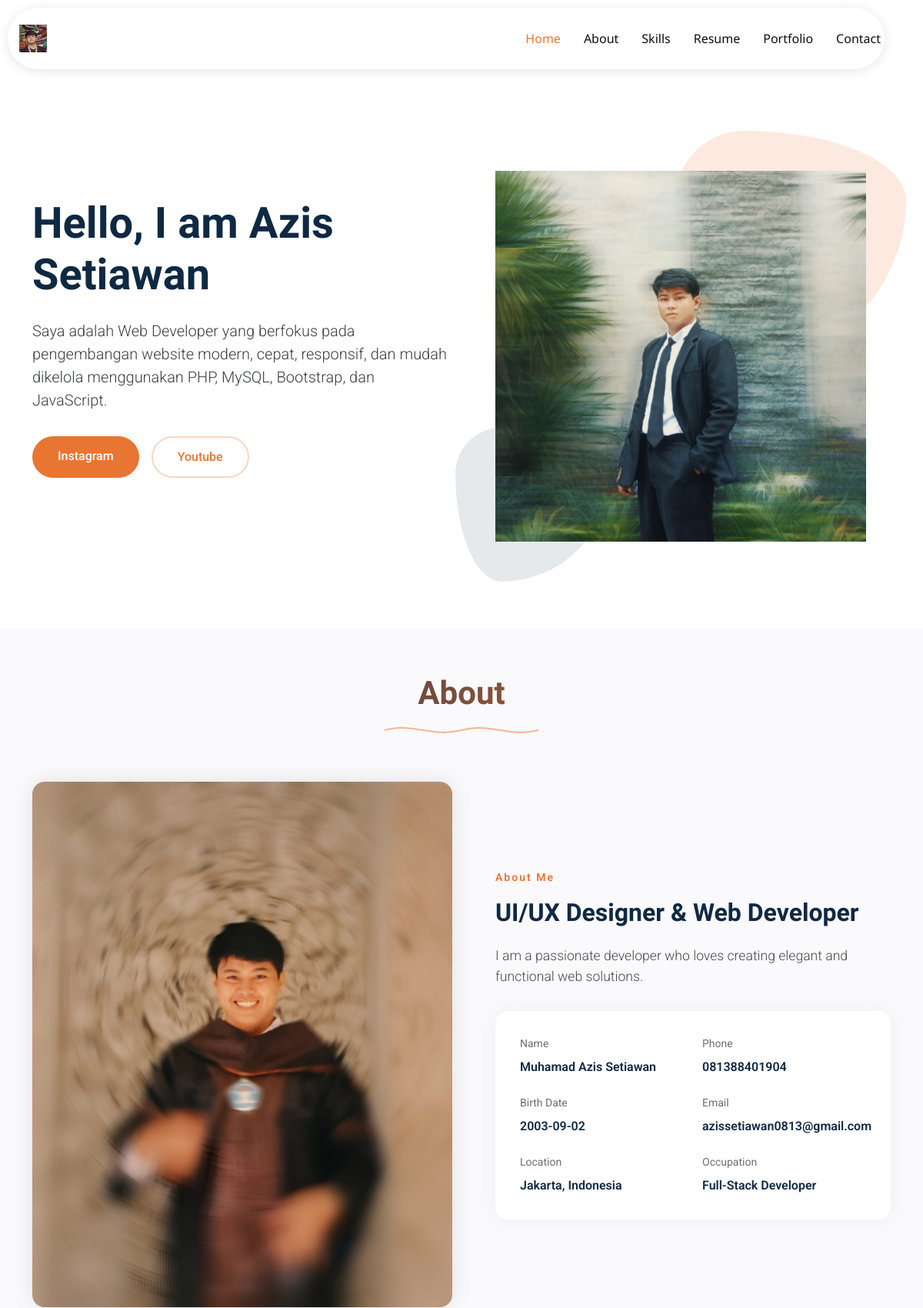
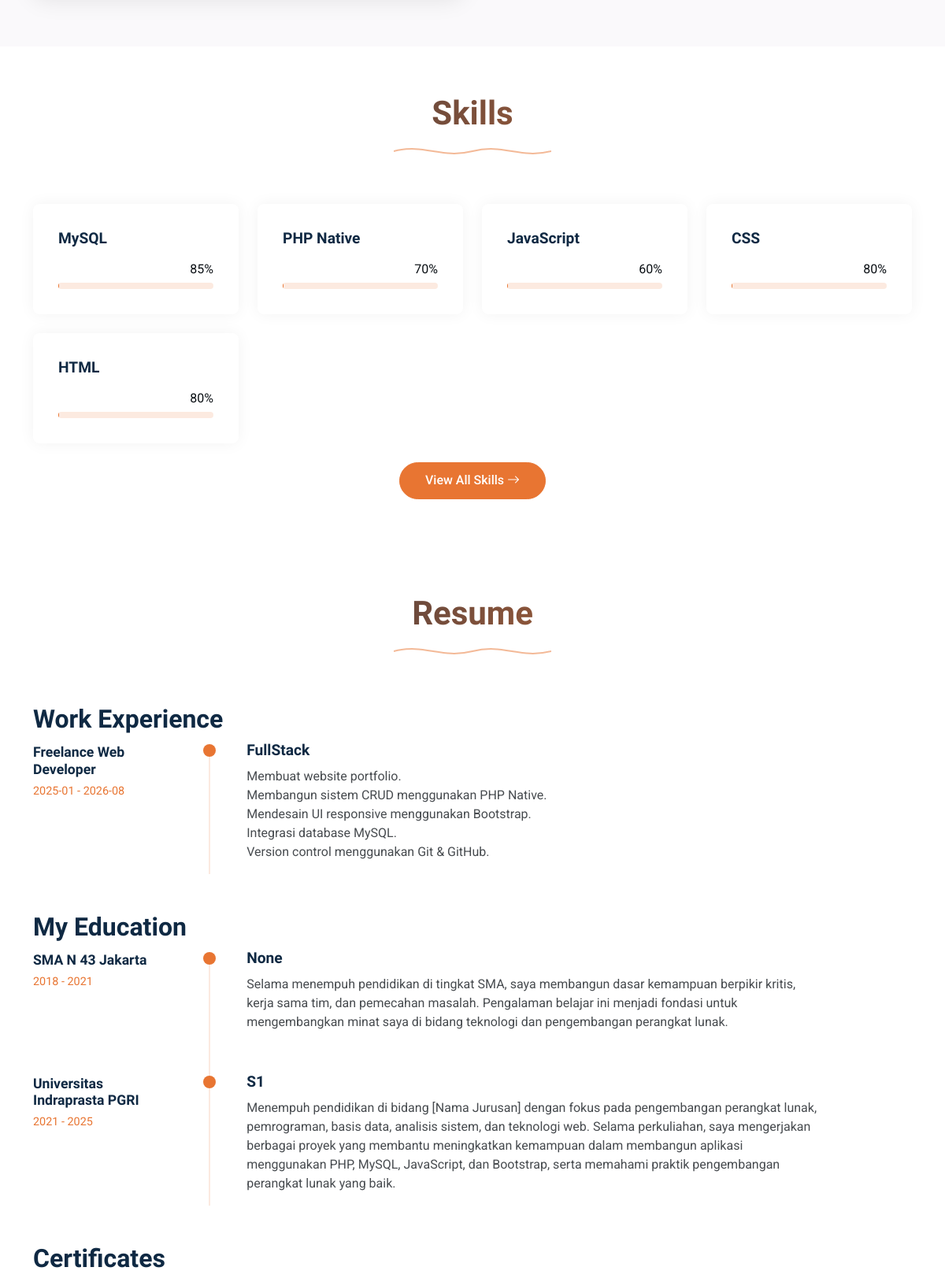
The page / (upper part) on the database its author committed (2 pictures, top to bottom).
### tables this page shows
CREATE TABLE `settings` (
  `id` bigint(20) UNSIGNED NOT NULL,
  `website_name` varchar(150) DEFAULT NULL,
  `logo` varchar(255) DEFAULT NULL,
  `favicon` varchar(255) DEFAULT NULL,
  `owner_name` varchar(150) DEFAULT NULL,
  `owner_profession` varchar(150) DEFAULT NULL,
  `owner_photo` varchar(255) DEFAULT NULL,
  `email` varchar(150) DEFAULT NULL,
  `phone` varchar(50) DEFAULT NULL,
  `address` varchar(255) DEFAULT NULL,
  `github` varchar(255) DEFAULT NULL,
  `linkedin` varchar(255) DEFAULT NULL,
  `instagram` varchar(255) DEFAULT NULL,
  `facebook` varchar(255) DEFAULT NULL,
  `x` varchar(255) DEFAULT NULL,
  `youtube` varchar(255) DEFAULT NULL,
  `meta_title` varchar(200) DEFAULT NULL,
  `meta_description` varchar(500) DEFAULT NULL,
  `google_verification` varchar(255) DEFAULT NULL,
  `default_dark_mode` tinyint(1) DEFAULT 0,
  `maintenance_mode` tinyint(1) DEFAULT 0,
  `created_at` timestamp NOT NULL DEFAULT current_timestamp(),
  `updated_at` timestamp NOT NULL DEFAULT current_timestamp() ON UPDATE current_timestamp()
);

CREATE TABLE `hero` (
  `id` bigint(20) UNSIGNED NOT NULL,
  `greeting` varchar(150) DEFAULT NULL,
  `title` varchar(200) DEFAULT NULL,
  `profession` varchar(150) DEFAULT NULL,
  `description` text DEFAULT NULL,
  `hero_image` varchar(255) DEFAULT NULL,
  `button1_text` varchar(100) DEFAULT NULL,
  `button1_link` varchar(255) DEFAULT NULL,
  `button2_text` varchar(100) DEFAULT NULL,
  `button2_link` varchar(255) DEFAULT NULL,
  `created_at` timestamp NOT NULL DEFAULT current_timestamp(),
  `updated_at` timestamp NOT NULL DEFAULT current_timestamp() ON UPDATE current_timestamp()
);

CREATE TABLE `about` (
  `id` bigint(20) UNSIGNED NOT NULL,
  `photo` varchar(255) DEFAULT NULL,
  `title` varchar(200) DEFAULT NULL,
  `description` text DEFAULT NULL,
  `birth_date` varchar(50) DEFAULT NULL,
  `location` varchar(150) DEFAULT NULL,
  `email` varchar(150) DEFAULT NULL,
  `phone` varchar(50) DEFAULT NULL,
  `created_at` timestamp NOT NULL DEFAULT current_timestamp(),
  `updated_at` timestamp NOT NULL DEFAULT current_timestamp() ON UPDATE current_timestamp()
);

CREATE TABLE `skills` (
  `id` bigint(20) UNSIGNED NOT NULL,
  `name` varchar(150) NOT NULL,
  `percentage` int(11) NOT NULL DEFAULT 0,
  `sort_order` int(11) DEFAULT 0,
  `created_at` timestamp NOT NULL DEFAULT current_timestamp(),
  `updated_at` timestamp NOT NULL DEFAULT current_timestamp() ON UPDATE current_timestamp()
);

CREATE TABLE `experience` (
  `id` bigint(20) UNSIGNED NOT NULL,
  `company` varchar(255) NOT NULL,
  `position` varchar(200) NOT NULL,
  `start_date` varchar(50) DEFAULT NULL,
  `end_date` varchar(50) DEFAULT NULL,
  `description` text DEFAULT NULL,
  `sort_order` int(11) DEFAULT 0,
  `created_at` timestamp NOT NULL DEFAULT current_timestamp(),
  `updated_at` timestamp NOT NULL DEFAULT current_timestamp() ON UPDATE current_timestamp()
);

CREATE TABLE `education` (
  `id` bigint(20) UNSIGNED NOT NULL,
  `institution` varchar(255) NOT NULL,
  `degree` varchar(200) NOT NULL,
  `start_year` varchar(20) DEFAULT NULL,
  `end_year` varchar(20) DEFAULT NULL,
  `description` text DEFAULT NULL,
  `sort_order` int(11) DEFAULT 0,
  `created_at` timestamp NOT NULL DEFAULT current_timestamp(),
  `updated_at` timestamp NOT NULL DEFAULT current_timestamp() ON UPDATE current_timestamp()
);

### index.php (the view, shortened to what the rows shown need)
<?php
require_once __DIR__ . '/includes/functions.php';
$pdo = db();
$hero = $pdo->query('SELECT * FROM hero WHERE id = 1 LIMIT 1')->fetch();
$about = $pdo->query('SELECT * FROM about WHERE id = 1 LIMIT 1')->fetch();
$educations = $pdo->query('SELECT * FROM education ORDER BY sort_order ASC, id DESC')->fetchAll();
$experiences = $pdo->query('SELECT * FROM experience ORDER BY sort_order ASC, id DESC')->fetchAll();
$skills = $pdo->query('SELECT * FROM skills ORDER BY sort_order ASC, id DESC')->fetchAll();
$certificates = $pdo->query('SELECT * FROM certificates ORDER BY sort_order ASC, id DESC')->fetchAll();
?>
<!DOCTYPE html>
<html lang="en">
<head>
    <link href="assets/vendor/bootstrap/css/bootstrap.min.css" rel="stylesheet">
    <link href="assets/vendor/bootstrap-icons/bootstrap-icons.css" rel="stylesheet">
    <link href="assets/vendor/aos/aos.css" rel="stylesheet">
    <link href="assets/vendor/glightbox/css/glightbox.min.css" rel="stylesheet">
    <link href="assets/vendor/swiper/swiper-bundle.min.css" rel="stylesheet">
    <link href="assets/css/main.css" rel="stylesheet">
</head>
<body class="index-page">
    <?php include __DIR__ . '/includes/navbar.php'; ?>
    <main class="main">
        <section id="hero" class="hero section">
            <div class="container" data-aos="fade-up" data-aos-delay="100">
                <div class="row align-items-center content">
                    <div class="col-lg-6" data-aos="fade-up" data-aos-delay="200">
                        <h2><?= e($hero['greeting'] ?? '') ?> <?= e($hero['title'] ?? '') ?></h2>
                        <p class="lead"><?= nl2br(e($hero['description'] ?? '')) ?></p>
                        <div class="cta-buttons" data-aos="fade-up" data-aos-delay="300">
                            <?php if (!empty($hero['button1_text'])): ?>
                            <a href="<?= e($hero['button1_link'] ?: '#portfolio') ?>"
                                class="btn btn-primary"><?= e($hero['button1_text']) ?></a>
                            <?php endif; ?>
                            <?php if (!empty($hero['button2_text'])): ?>
                            <a href="<?= e($hero['button2_link'] ?: '#contact') ?>"
                                class="btn btn-outline"><?= e($hero['button2_text']) ?></a>
                            <?php endif; ?>
                        </div>
                    </div>
                    <div class="col-lg-6">
                        <div class="hero-image">
                            <img src="<?= !empty($hero['hero_image']) ? url('uploads/hero/' . $hero['hero_image']) : (($settings['owner_photo'] ?? '') ? url('uploads/profile/' . $settings['owner_photo']) : 'assets/img/profile/profile-1.webp') ?>"
                                alt="Portfolio Hero Image" class="img-fluid" data-aos="zoom-out" data-aos-delay="300">
                        </div>
                    </div>
                </div>
            </div>
        </section>
        <section id="about" class="about section light-background">
            <div class="container section-title" data-aos="fade-up">
                <h2>About</h2>
            </div>
            <div class="container" data-aos="fade-up" data-aos-delay="100">
                <div class="row align-items-center">
                    <div class="col-lg-6 position-relative" data-aos="fade-right" data-aos-delay="200">
                        <div class="about-image">
                            <img src="<?= !empty($about['photo']) ? url('uploads/about/' . $about['photo']) : 'assets/img/profile/profile-square-2.webp' ?>"
                                alt="Profile Image" class="img-fluid rounded-4">
                        </div>
                    </div>
                    <div class="col-lg-6" data-aos="fade-left" data-aos-delay="300">
                        <div class="about-content">
                            <span class="subtitle">About Me</span>
                            <h2><?= e($about['title'] ?? '') ?></h2>
                            <p class="lead mb-4"><?= nl2br(e($about['description'] ?? '')) ?></p>
                            <div class="personal-info">
                                <div class="row g-4">
                                    <?php if (!empty($settings['owner_name'])): ?>
                                    <div class="col-6">
                                        <div class="info-item">
                                            <span class="label">Name</span>
                                            <span class="value"><?= e($settings['owner_name']) ?></span>
                                        </div>
                                    </div>
                                    <?php endif; ?>
                                    <?php if (!empty($about['phone']) || !empty($settings['phone'])): ?>
                                    <div class="col-6">
                                        <div class="info-item">
                                            <span class="label">Phone</span>
                                            <span class="value"><?= e($about['phone'] ?? $settings['phone']) ?></span>
                                        </div>
                                    </div>
                                    <?php endif; ?>
                                    <?php if (!empty($about['birth_date'])): ?>
                                    <div class="col-6">
                                        <div class="info-item">
                                            <span class="label">Birth Date</span>
                                            <span class="value"><?= e($about['birth_date']) ?></span>
                                        </div>
                                    </div>
                                    <?php endif; ?>
                                    <?php if (!empty($about['email']) || !empty($settings['email'])): ?>
                                    <div class="col-6">
                                        <div class="info-item">
                                            <span class="label">Email</span>
                                            <span class="value"><?= e($about['email'] ?? $settings['email']) ?></span>
                                        </div>
                                    </div>
                                    <?php endif; ?>
                                    <?php if (!empty($about['location'])): ?>
                                    <div class="col-6">
                                        <div class="info-item">
                                            <span class="label">Location</span>
                                            <span class="value"><?= e($about['location']) ?></span>
                                        </div>
                                    </div>
                                    <?php endif; ?>
                                    <?php if (!empty($settings['owner_profession'])): ?>
                                    <div class="col-6">
                                        <div class="info-item">
                                            <span class="label">Occupation</span>
                                            <span class="value"><?= e($settings['owner_profession']) ?></span>
                                        </div>
                                    </div>
                                    <?php endif; ?>
                                </div>
                            </div>
                        </div>
                    </div>
                </div>
            </div>
        </section>
        <?php if ($skills): ?>
        <section id="skills" class="skills section">
            <div class="container section-title" data-aos="fade-up">
                <h2>Skills</h2>
            </div>
            <div class="container" data-aos="fade-up" data-aos-delay="100">
                <div class="row g-4 skills-animation">
                    <?php foreach ($skills as $skill): ?>
                    <div class="col-md-6 col-lg-3" data-aos="fade-up" data-aos-delay="100">
                        <div class="skill-box">
                            <h3><?= e($skill['name']) ?></h3>
                            <span class="text-end d-block"><?= (int) $skill['percentage'] ?>%</span>
                            <div class="progress">
                            </div>
                        </div>
                    </div>
                    <?php endforeach; ?>
                </div>
            </div>
        </section>
        <?php endif; ?>
        <section id="resume" class="resume section">
            <div class="container section-title" data-aos="fade-up">
                <h2>Resume</h2>
            </div>
            <div class="container" data-aos="fade-up" data-aos-delay="100">
                <div class="row">
                    <div class="col-12">
                        <div class="resume-wrapper">
                            <?php if ($experiences): ?>
                            <div class="resume-block" data-aos="fade-up">
                                <h2>Work Experience</h2>
                                <div class="timeline">
                                    <?php foreach ($experiences as $exp): ?>
                                    <div class="timeline-item" data-aos="fade-up">
                                        <div class="timeline-left">
                                            <h4 class="company"><?= e($exp['company']) ?></h4>
                                            <span class="period"><?= e($exp['start_date']) ?> -
                                                <?= e($exp['end_date'] ?: 'Present') ?></span>
                                        </div>
                                        <div class="timeline-dot"></div>
                                        <div class="timeline-right">
                                            <h3 class="position"><?= e($exp['position']) ?></h3>
                                            <p class="description"><?= nl2br(e($exp['description'])) ?></p>
                                        </div>
                                    </div>
                                    <?php endforeach; ?>
                                </div>
                            </div>
                            <?php endif; ?>
                            <?php if ($educations): ?>
                            <div class="resume-block" data-aos="fade-up">
                                <h2>My Education</h2>
                                <div class="timeline">
                                    <?php foreach ($educations as $edu): ?>
                                    <div class="timeline-item" data-aos="fade-up">
                                        <div class="timeline-left">
                                            <h4 class="company"><?= e($edu['institution']) ?></h4>
                                            <span class="period"><?= e($edu['start_year']) ?> -
                                                <?= e($edu['end_year'] ?: 'Present') ?></span>
                                        </div>
                                        <div class="timeline-dot"></div>
                                        <div class="timeline-right">
                                            <h3 class="position"><?= e($edu['degree']) ?></h3>
                                            <p class="description"><?= nl2br(e($edu['description'])) ?></p>
                                        </div>
                                    </div>
                                    <?php endforeach; ?>
                                </div>
                            </div>
                            <?php endif; ?>
                            <?php if ($certificates): ?>
                            <div class="resume-block" data-aos="fade-up">
                                <h2>Certificates</h2>
                            </div>
                            <?php endif; ?>
                        </div>
                    </div>
                </div>
            </div>
        </section>
    </main>
</body>
</html>

### includes/navbar.php (shortened to what the rows shown need)
<?php
require_once __DIR__ . '/functions.php';
$settings = getSettings();
$siteName = $settings['website_name'] ?? 'My Portfolio';
?>
<header id="header" class="header d-flex align-items-center sticky-top">
    <div
        class="header-container container-fluid container-xl position-relative d-flex align-items-center justify-content-between">
        <a href="<?= url('index.php') ?>" class="logo d-flex align-items-center me-auto me-xl-0">
            <?php if (!empty($settings['logo'])): ?>
            <img src="<?= url('uploads/settings/' . $settings['logo']) ?>" alt="<?= e($siteName) ?>">
            <?php else: ?>
            <h1 class="sitename"><?= e($siteName) ?></h1>
            <?php endif; ?>
        </a>
    </div>
</header>

### rows shown on the page
settings: logo (picture), owner_name "Muhamad Azis Setiawan", owner_profession "Full-Stack Developer"
hero: greeting "Hello, I am", title "Azis Setiawan", description "Saya adalah Web Developer yang berfokus pada pengembangan website modern, cepat, responsif, dan mudah dikelola menggunakan PHP, MySQL, Bootstrap, dan JavaScript.", button1_text "Instagram", button2_text "Youtube", hero_image (picture)
about: photo (picture), title "UI/UX Designer & Web Developer", description "I am a passionate developer who loves creating elegant and functional web solutions.", phone "081388401904", birth_date "2003-09-02", email "azissetiawan0813@gmail.com", location "Jakarta, Indonesia"
skills: name "MySQL", percentage "85"
skills: name "PHP Native", percentage "70"
skills: name "JavaScript", percentage "60"
skills: name "CSS", percentage "80"
skills: name "HTML", percentage "80"
experience: company "Freelance Web Developer", start_date "2025-01", end_date "2026-08", position "FullStack", description "Membuat website portfolio. Membangun sistem CRUD menggunakan PHP Native. Mendesain UI responsive menggunakan Bootstrap. Integrasi database MySQL. Version control menggunakan Git & GitHub."
education: institution "SMA N 43 Jakarta", start_year "2018", end_year "2021", degree "None", description "Selama menempuh pendidikan di tingkat SMA, saya membangun dasar kemampuan berpikir kritis, kerja sama tim, dan pemecahan masalah. Pengalaman belajar ini menjadi fondasi untuk mengembangkan minat saya di bidang teknologi dan pengembangan perangkat lunak."
education: institution "Universitas Indraprasta PGRI", start_year "2021", end_year "2025", degree "S1", description "Menempuh pendidikan di bidang [Nama Jurusan] dengan fokus pada pengembangan perangkat lunak, pemrograman, basis data, analisis sistem, dan teknologi web. Selama perkuliahan, saya mengerjakan berbagai proyek yang membantu meningkatkan kemampuan dalam membangun aplikasi menggunakan PHP, MySQL, JavaScript, dan Bootstrap, serta memahami praktik pengembangan perangkat lunak yang baik."
